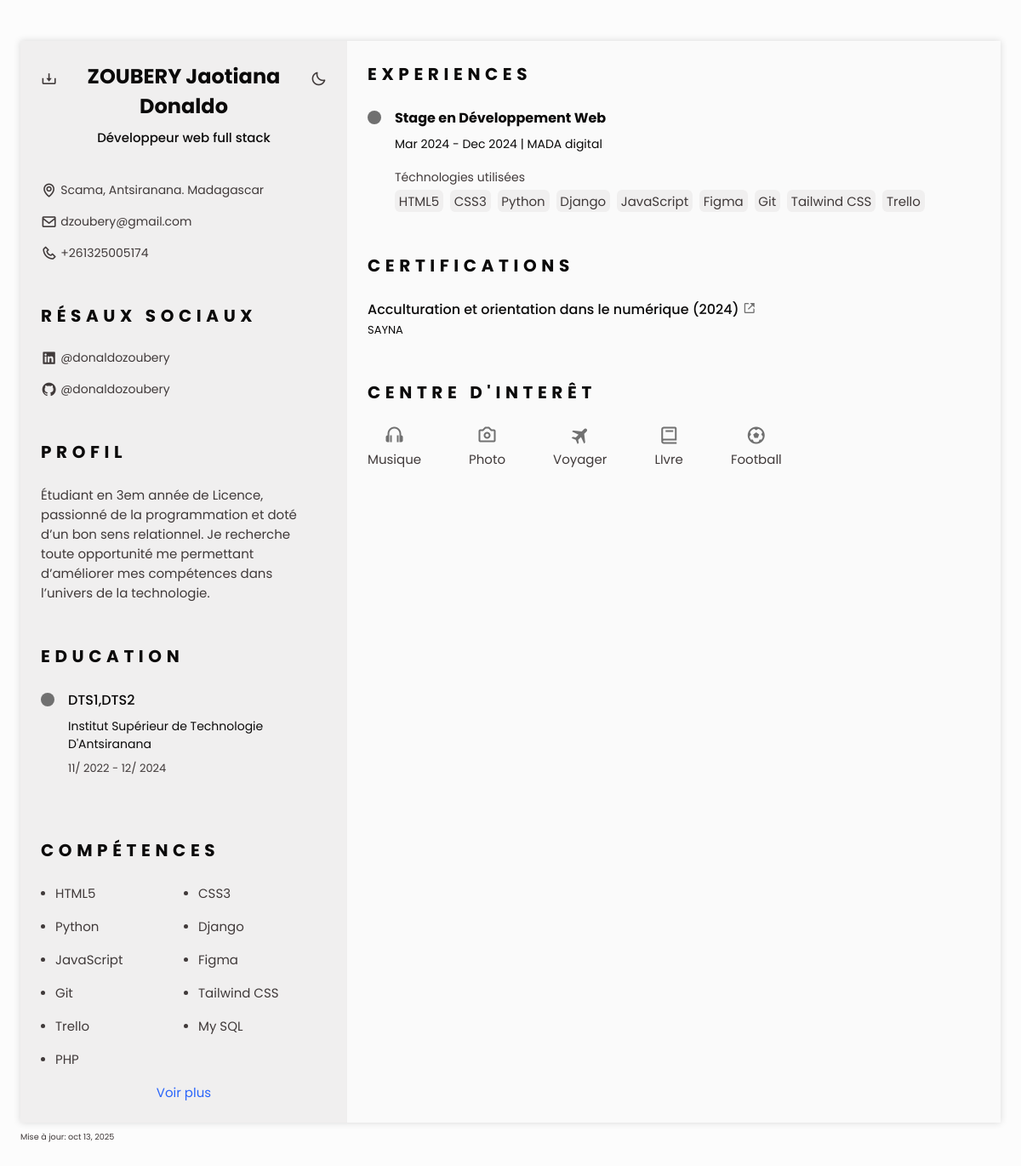
Page /digital_cv/ on the earlier database version.
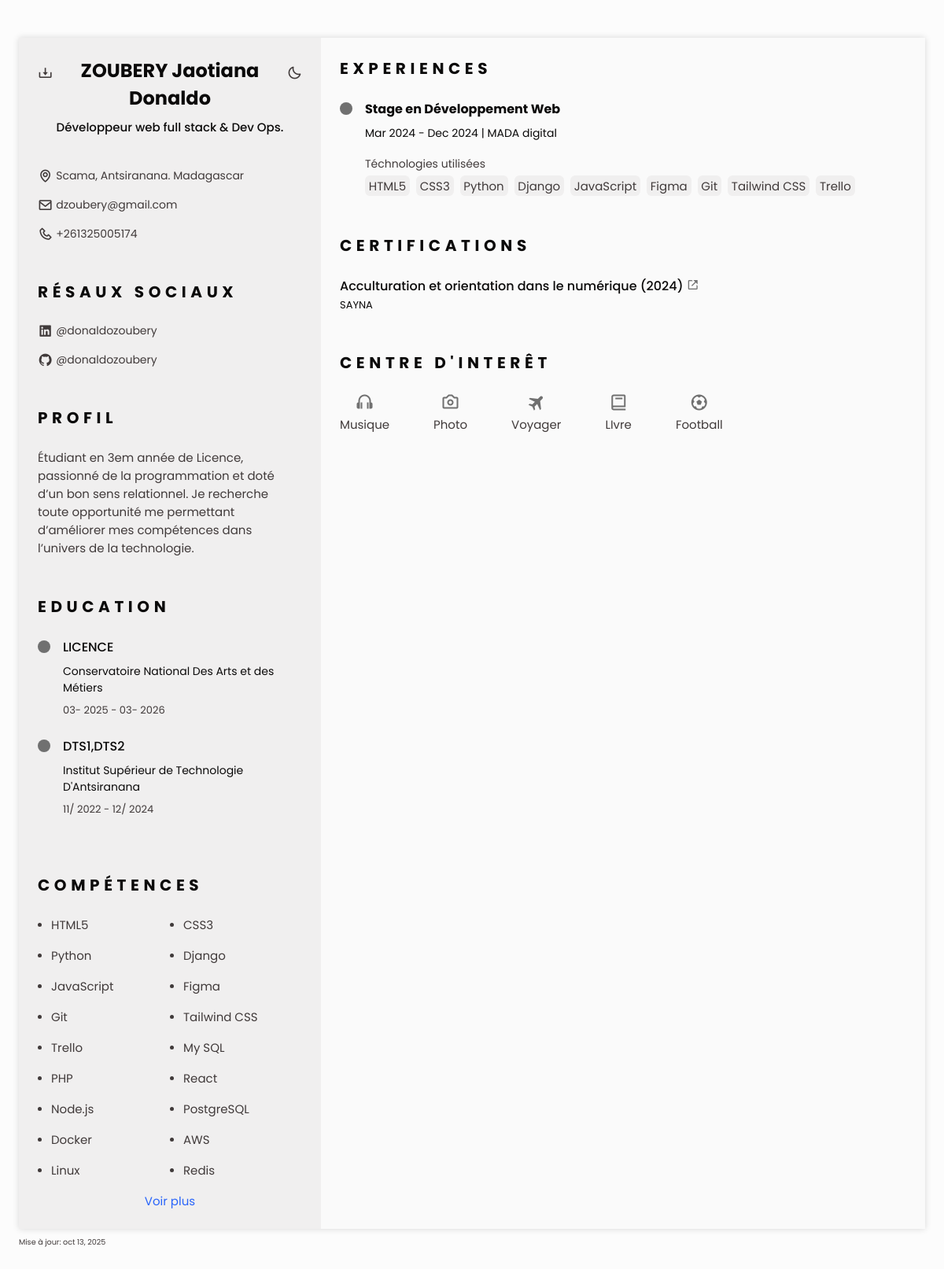
Same page on the later database version.
### apps/portfolio/models.py (models this page shows, shortened)
class Personal(models.Model):
    name = models.CharField(max_length=50, blank=True, null=True)
    role = models.TextField(max_length=500, blank=True, null=True)
    mini_description = models.TextField(max_length=500, blank=True, null=True)
    cv_description = models.TextField(max_length=500, blank=True, null=True)
    cv_link = models.URLField(blank=True, null=True)
    photo = models.ImageField(upload_to='profile_pics/main', blank=True, null=True)
    github = models.URLField(blank=True, null=True)
    linkedin = models.URLField(blank=True, null=True)
    phone = models.CharField(max_length=20, blank=True, null=True)
    email = models.EmailField(blank=True, null=True)
    location = models.CharField(max_length=50, blank=True, null=True)

class Education(models.Model):
    school_name = models.CharField(max_length=200)
    degree = models.CharField(max_length=200)
    start_date = models.CharField(max_length=7)  # Store as string in "MMM YYYY" format
    end_date = models.CharField(max_length=7, null=True, blank=True)  # Store as string in "MMM YYYY" format
    @property
    def formatted_start_date(self):
        if len(self.start_date) == 7:
            month = self.start_date[:3].capitalize()
            year = self.start_date[3:]
            return f"{month} {year}"
        return self.start_date
    @property
    def formatted_end_date(self):
        if len(self.end_date) == 7:
            month = self.end_date[:3].capitalize()
            year = self.end_date[3:]
            return f"{month} {year}"
        return self.end_date
    class Meta:
        ordering = ['start_date']

class Technology(models.Model):
    name = models.CharField(max_length=100)
    photo = models.URLField(blank=True, null=True)
    icon = models.CharField(max_length=50, default='fas fa-code', help_text="Icône FontAwesome (ex: fab fa-python)")
    skill_level = models.IntegerField(default=0, help_text="Niveau de compétence de 0 à 100")
    category = models.CharField(max_length=50, choices=[
        ('frontend', 'Frontend'),
        ('backend', 'Backend'),
        ('database', 'Base de données'),
        ('devops', 'DevOps'),
        ('mobile', 'Mobile'),
        ('other', 'Autre')
    ], default='other')
    is_featured = models.BooleanField(default=False)

class Experience(models.Model):
    title = models.CharField(max_length=200)
    company = models.CharField(max_length=200)
    start_date = models.CharField(max_length=7)  # Store as string in "MMM YYYY" format
    end_date = models.CharField(max_length=7, null=True, blank=True)  # Store as string in "MMM YYYY" format
    is_current = models.BooleanField(default=False)
    technologies = models.ManyToManyField('Technology')
    @property
    def formatted_start_date(self):
        if len(self.start_date) == 7:
            month = self.start_date[:3].capitalize()
            year = self.start_date[3:]
            return f"{month} {year}"
        return self.start_date
    @property
    def formatted_end_date(self):
        if len(self.end_date) == 7:
            month = self.end_date[:3].capitalize()
            year = self.end_date[3:]
            return f"{month} {year}"
        return self.end_date

class Portfolio(models.Model):
    FILTER_CHOICES = [
        ('filter-project', 'Project'),
        ('filter-certification', 'Certification'),
        ('filter-badge', 'Badge'),
    ]
    name = models.CharField(max_length=100)
    filter = models.CharField(max_length=50, choices=FILTER_CHOICES)
    issuer = models.ForeignKey(Issuing_Organization, on_delete=models.CASCADE, null=True, blank=True)
    year = models.CharField(max_length=4, null=True, blank=True)
    object_fit = models.CharField(max_length=100, null=True, blank=True)
    def get_upload_to(self, filename):
        if self.filter == 'filter-project':
            return 'portfolio/project/{}'.format(filename)
        elif self.filter == 'filter-certification':
            return 'portfolio/certification/{}'.format(filename)
        elif self.filter == 'filter-badge':
            return 'portfolio/badge/{}'.format(filename)
    photo = models.ImageField(upload_to=get_upload_to, blank=True, null=True)
    link1 = models.URLField(blank=True, null=True)
    link2 = models.URLField(blank=True, null=True)
    link3 = models.URLField(blank=True, null=True)

class Issuing_Organization(models.Model):
    name = models.CharField(max_length=100)

### apps/portfolio/views.py (the view)
# urls.py: path('digital_cv/', DigitalCVPageView.as_view(), name='digital_cv'),
class DigitalCVPageView(TemplateView):
    template_name = 'portfolio/digital_cv.html'
    def get_context_data(self, **kwargs):
        context = super().get_context_data(**kwargs)
        experiences = Experience.objects.all()
        for experience in experiences:
            descriptions = Description.objects.filter(experience=experience).order_by('order_number')
            experience.descriptions.set(descriptions)
        context['experiences'] = experiences
        context['personal'] = Personal.objects.all()
        context['education'] = Education.objects.all()
        context['technologies'] = Technology.objects.all()
        context['portfolio'] = Portfolio.objects.filter(
            Q(filter='filter-certification')
        )
        grouped_portfolio = {}
        portfolios = sorted(context['portfolio'], key=attrgetter('year'), reverse=True)
        for item in portfolios:
            issuer_name = item.issuer.name if item.issuer else "Unknown Issuer"
            if issuer_name not in grouped_portfolio:
                grouped_portfolio[issuer_name] = []
            grouped_portfolio[issuer_name].append(item)
        context['grouped_portfolio'] = grouped_portfolio
        return context

### templates/portfolio/digital_cv.html (shortened to what the changed rows need)
{% load static %}
<!DOCTYPE html>
<html lang="fr">
<head>
    <link rel="stylesheet" href="https://cdn.jsdelivr.net/npm/boxicons@latest/css/boxicons.min.css">
    <link rel="stylesheet" href="{% static 'assets/css/styles_cv.css' %}">
</head>
<body>
    <main class="l-main bd-container">
        <div class="resume" id="area-cv">
            <div class="resume__left">
                {% for personal_info in personal %}
                <section class="home" id="home">
                    <div class="home__container section bd-grid">
                        <div class="home__data bd-grid">
                            <h1 class="home__title" style="margin-left: 20px; margin-right: 20px;"><b>{{ personal_info.name }}</b></h1>
                            <h3 class="home__profession">{{ personal_info.role }}</h3>
                        </div>
                        <div class="home__address bd-grid">
                            <span class="home__information">
                                <i class='bx bx-map home__icon'></i> {{ personal_info.location }}
                            </span>
                            <a href="mailto:rubico.adrian@gmail.com" target="_black" class="home__information">
                                <i class='bx bx-envelope home__icon'></i> {{ personal_info.email }}
                            </a>
                            <a href="tel:+639219607099" target="_black" class="home__information">
                                <i class='bx bx-phone home__icon'></i> {{ personal_info.phone }}
                            </a>
                        </div>
                    </div>
                    <i class="bx bx-moon change-theme" title="Theme" id="theme-button"></i>
                    <a title="Download PDF" class="bx bx-download generate-pdf"
                        href="{% url 'download_cv_pdf' %}" target="_blank"></a>
                </section>
                <section class="social section">
                    <h2 class="section-title">RéSAUX sociaux</h2>
                    <div class="social__container bd-grid">
                        <a href="{{ personal_info.linkedin }}" target="_blank" class="social__link">
                            <i class='bx bxl-linkedin-square social__icon'></i> @donaldozoubery
                        </a>
                        <a href="{{ personal_info.github }}" target="_blank" class="social__link">
                            <i class='bx bxl-github social__icon'></i> @donaldozoubery
                        </a>
                    </div>
                </section>
                <section class="profile section" id="profile">
                    <h2 class="section-title">Profil</h2>
                    <p class="profile__description">
                        {{ personal_info.cv_description }}
                    </p>
                </section>
                {% endfor %}
                <section class="education section" id="education">
                    <h2 class="section-title">Education</h2>
                    {% for education_info in education %}
                    <div class="education__container bd-grid">
                        <div class="education__content">
                            <div class="education__time">
                                <span class="education__rounder"></span>
                            </div>
                            <div class="education__data bd-grid">
                                <h3 class="education__title">{{ education_info.degree }}</h3>
                                <span class="education__studies">{{ education_info.school_name }}</span>
                                <span class="education__year">
                                    {{ education_info.formatted_start_date  }} -
                                    {% if education_info.is_current %}
                                    Present
                                    {% else %}
                                    {{ education_info.formatted_end_date }}
                                    {% endif %}
                                </span>
                            </div>
                        </div>
                    </div>
                    <br>
                    {% endfor %}
                </section>
                <section class="skills section hide" id="skills">
                    <h2 class="section-title">Compétences</h2>
                    <div class="skills__content bd-grid">
                        {% for technologies_skills in technologies %}
                        <div class="skills__name">
                            <span class="skills__circle"></span> {{ technologies_skills.name }}
                        </div>
                        {% endfor %}
                    </div>
                </section>
            </div>
            <div class="resume__right">
                <section class="experience section" id="experience">
                    <h2 class="section-title">Experiences</h2>
                    <div class="experience__container bd-grid">
                        {% for experience in experiences %}
                        <div class="experience__content">
                            <div class="experience__time">
                                <span class="experience__rounder"></span>
                            </div>
                            <div class="experience__data bd-grid">
                                <h3 class="experience__title"><strong>{{ experience.title }}</strong></h3>
                                <span class="experience__company">
                                    {{ experience.formatted_start_date }} -
                                    {% if experience.is_current %}
                                    Present
                                    {% else %}
                                    {{ experience.formatted_end_date }}
                                    {% endif %}
                                    | {{ experience.company }}
                                </span>
                                <div class="experience__technologies">
                                    <span>Téchnologies utilisées</span>
                                    <ul class="experience__technologies-list">
                                        {% for technology in experience.technologies.all %}
                                        <li class="experience__technologies-item">{{ technology.name }}</li>
                                        {% endfor %}
                                    </ul>
                                </div>
                            </div>
                        </div>
                        {% endfor %}
                    </div>
                </section>
                <section class="certificate section" id="certificates">
                    <h2 class="section-title">Certifications</h2>
                    <div class="certificate__container bd-grid">
                        {% for issuer, portfolio_group in grouped_portfolio.items %}
                            <div class="certificate__content bd-grid">
                                {% for portfolio_info in portfolio_group %}
                                    <h3 class="certificate__title">{{ portfolio_info.name }} ({{ portfolio_info.year }}) <a class="nav__linkcert" href="{{ portfolio_info.link3 }}" target="_blank"><i class='bx bx-link-external'></i></a></h3>
                                {% endfor %}
                                <span class="certificate__company">{{ issuer }}</span>
                            </div>
                        {% endfor %}
                    </div>
                </section>
                <section class="interests section">
                    <h2 class="section-title">Centre d'interêt</h2>
                </section>
            </div>
        </div>
    </main>
</body>
</html>

Differences in the rows shown:
changed Personal "ZOUBERY Jaotiana Donaldo": role "Développeur web full stack" → "Développeur web full stack & Dev Ops."
added Education: degree "LICENCE", school_name "Conservatoire National Des Arts et des Métiers", formatted_start_date "03- 2025", formatted_end_date "03- 2026"
added Technology: name "React", shown under "COMPÉTENCES"
added Technology: name "Node.js", shown under "COMPÉTENCES"
added Technology: name "PostgreSQL", shown under "COMPÉTENCES"
added Technology: name "Docker", shown under "COMPÉTENCES"
added Technology: name "AWS", shown under "COMPÉTENCES"
added Technology: name "Linux", shown under "COMPÉTENCES"
added Technology: name "Redis", shown under "COMPÉTENCES"
